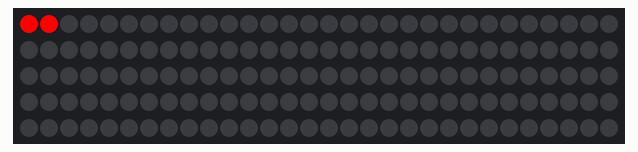
Simulated run of this sketch. Board: Arduino Uno, built with avr-gcc and run on an emulated ATmega328P. On the bench: 150 RGB LEDs in strip order, left to right, continuing on the next row. Random numbers use the default seed unless the sketch sets one; what the sketch prints to the serial monitor is not drawn.

Above: at 1.14 s.
At 3.21 s:
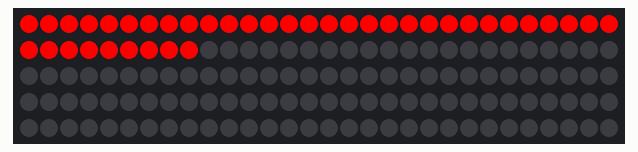
At 5.34 s:
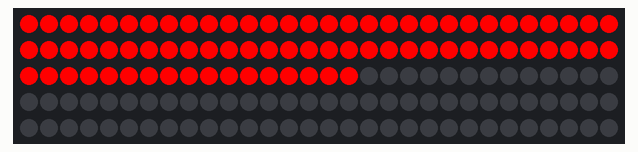
At 7.41 s:
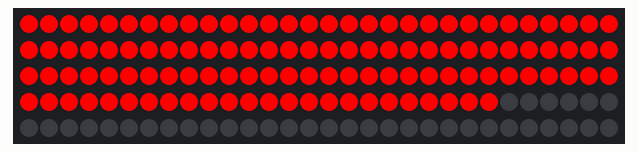
At 9.5 s:
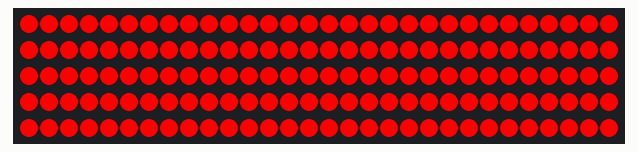

The sketch:

test.ino
```cpp
#include <Adafruit_NeoPixel.h>
#define LED_SIZE 150
#define PIN 6

Adafruit_NeoPixel strip = Adafruit_NeoPixel(LED_SIZE, PIN, NEO_GRB + NEO_KHZ800);

struct RGB {
  byte r;
  byte g;
  byte b;
  byte v;
};

void setup() {
  Serial.begin(9600);
  RGB leds_state[LED_SIZE] = {{0,0,0,0}};

  float curr_val = 0;
  for(size_t i = 0; i < LED_SIZE; i++) {
    RGB temp = {(byte)(curr_val + 0.5), 0, 0, (byte)i};
    leds_state[i] = temp;
    curr_val = curr_val + (256.0 / LED_SIZE);
  }

  randomize(leds_state, LED_SIZE);
  print_array(leds_state, LED_SIZE);
  quick_sort(leds_state, 0, LED_SIZE - 1);
  print_array(leds_state, LED_SIZE);

  strip.begin();
  strip.show();
  colorWipe(strip.Color(255, 0, 0), 50);
}

void loop() {

}

// Sets all pixels to their value acording to leds_state[] and refreshes
void displayLED(RGB arr[], int capacity) {
  for(int i =0; i < capacity; i++) {
    strip.setPixelColor(i, strip.Color(arr[i].r, arr[i].g, arr[i].b));
  }
  strip.show();
}

// Demo: Fill the dots one after the other with a color
void colorWipe(uint32_t c, uint8_t wait) {
  for(uint16_t i=0; i<strip.numPixels(); i++) {
      strip.setPixelColor(i, c);
      strip.show();
      delay(wait);
  }
}

// Basic swap function for RGB instances
void swap (RGB &a, RGB &b) {
  RGB temp = a;
  a = b;
  b = temp;
}


// Prints intended/sorted position of RGB instances in array
void print_array (RGB arr[], size_t capacity) {
  for (size_t i = 0; i < capacity; i++){
    Serial.print(arr[i].r);
    Serial.print(" ");
  }
  Serial.println();
}

// Suffles given array of RGB instances
void randomize (RGB arr[], size_t capacity) {
  for (size_t i = capacity - 1; i > 0; i--) {
    size_t j = random(i);
    swap(arr[i], arr[j]);
  }
}

// Sorting Algorithms

// Basic bubble sort (O(n^2))
void bubble_sort(RGB arr[], size_t capacity) {
  for(size_t i = 0; i < (capacity - 1); i++) {
    for(size_t j = 0; j < (capacity - (i + 1)); j ++) {
      if(arr[j].v > arr[j+1].v) {
        swap(arr[j], arr[j+1]);
      }
    }
  }
}

void selection_sort(RGB arr[], size_t capacity) {
  size_t min_val;
  for(size_t i = 0; i < capacity - 1; i++) {
    min_val = i;
    for(size_t j = i + 1; j < capacity; j++) {
      if(arr[j].v < arr[min_val].v) {
        min_val = j;
      }
    }
    swap(arr[i], arr[min_val]);
  }
}

int partition(RGB arr[], size_t low, size_t high) {
  size_t pivot = arr[high].v;
  size_t i = (low - 1);

  for(size_t j = low; j <= high - 1; j++) {
    if(arr[j].v < pivot) {
      i++;
      swap(arr[i], arr[j]);
    }
  }
  swap(arr[i+1], arr[high]);
  return (i + 1);
}

void quick_sort(RGB arr[], size_t low, size_t high) {
  if(low < high) {
    size_t p = partition(arr, low, high);

    quick_sort(arr, low, p - 1);
    quick_sort(arr, p + 1, high);
  }
}
```
